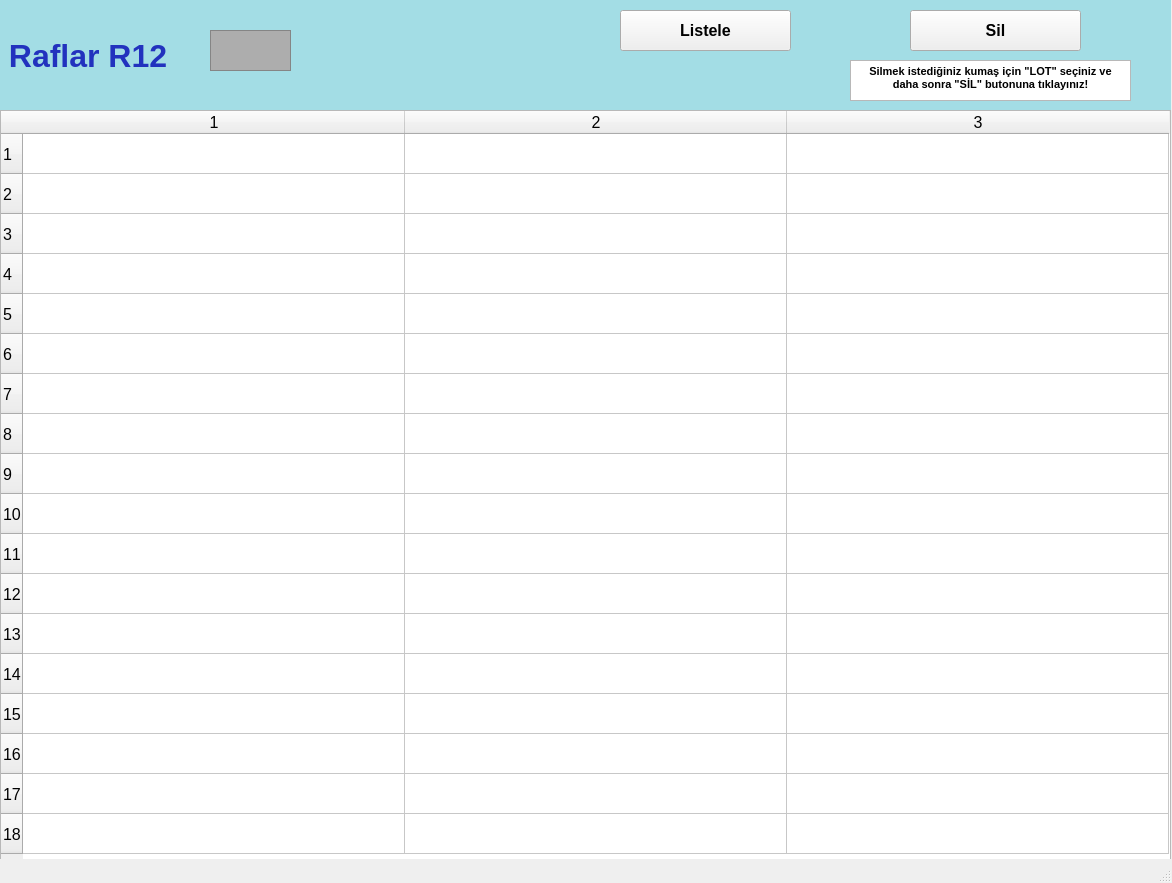
<?xml version="1.0" encoding="UTF-8"?>
<ui version="4.0">
 <class>raflarR12_ekran</class>
 <widget class="QMainWindow" name="raflarR12_ekran">
  <property name="geometry">
   <rect>
    <x>0</x>
    <y>0</y>
    <width>1172</width>
    <height>883</height>
   </rect>
  </property>
  <property name="font">
   <font>
    <pointsize>12</pointsize>
    <weight>50</weight>
    <bold>false</bold>
    <kerning>false</kerning>
   </font>
  </property>
  <property name="windowTitle">
   <string/>
  </property>
  <widget class="QWidget" name="centralwidget">
   <widget class="QLabel" name="raflarR1yazi_lbl">
    <property name="geometry">
     <rect>
      <x>0</x>
      <y>0</y>
      <width>1171</width>
      <height>111</height>
     </rect>
    </property>
    <property name="font">
     <font>
      <pointsize>24</pointsize>
      <weight>75</weight>
      <bold>true</bold>
     </font>
    </property>
    <property name="styleSheet">
     <string notr="true">background-color: rgb(163, 221, 229);
color: rgb(34, 50, 190);</string>
    </property>
    <property name="text">
     <string> Raflar R12</string>
    </property>
   </widget>
   <widget class="QFrame" name="raflarR1_img">
    <property name="geometry">
     <rect>
      <x>210</x>
      <y>30</y>
      <width>81</width>
      <height>41</height>
     </rect>
    </property>
    <property name="styleSheet">
     <string notr="true">background-color: rgb(173, 173, 173);</string>
    </property>
    <property name="frameShape">
     <enum>QFrame::StyledPanel</enum>
    </property>
    <property name="frameShadow">
     <enum>QFrame::Raised</enum>
    </property>
   </widget>
   <widget class="QTableWidget" name="R12_tw">
    <property name="geometry">
     <rect>
      <x>0</x>
      <y>110</y>
      <width>1171</width>
      <height>751</height>
     </rect>
    </property>
    <property name="baseSize">
     <size>
      <width>0</width>
      <height>0</height>
     </size>
    </property>
    <property name="rowCount">
     <number>18</number>
    </property>
    <property name="columnCount">
     <number>3</number>
    </property>
    <attribute name="horizontalHeaderVisible">
     <bool>true</bool>
    </attribute>
    <attribute name="horizontalHeaderCascadingSectionResizes">
     <bool>false</bool>
    </attribute>
    <attribute name="horizontalHeaderDefaultSectionSize">
     <number>382</number>
    </attribute>
    <attribute name="horizontalHeaderMinimumSectionSize">
     <number>38</number>
    </attribute>
    <attribute name="verticalHeaderDefaultSectionSize">
     <number>40</number>
    </attribute>
    <attribute name="verticalHeaderMinimumSectionSize">
     <number>23</number>
    </attribute>
    <row/>
    <row/>
    <row/>
    <row/>
    <row/>
    <row/>
    <row/>
    <row/>
    <row/>
    <row/>
    <row/>
    <row/>
    <row/>
    <row/>
    <row/>
    <row/>
    <row/>
    <row/>
    <column/>
    <column/>
    <column/>
   </widget>
   <widget class="QPushButton" name="listeleR12_btn">
    <property name="geometry">
     <rect>
      <x>620</x>
      <y>10</y>
      <width>171</width>
      <height>41</height>
     </rect>
    </property>
    <property name="font">
     <font>
      <pointsize>12</pointsize>
      <weight>75</weight>
      <bold>true</bold>
     </font>
    </property>
    <property name="text">
     <string>Listele</string>
    </property>
   </widget>
   <widget class="QPushButton" name="silR12_btn">
    <property name="geometry">
     <rect>
      <x>910</x>
      <y>10</y>
      <width>171</width>
      <height>41</height>
     </rect>
    </property>
    <property name="font">
     <font>
      <pointsize>12</pointsize>
      <weight>75</weight>
      <bold>true</bold>
     </font>
    </property>
    <property name="text">
     <string>Sil</string>
    </property>
   </widget>
   <widget class="QTextBrowser" name="textBrowser">
    <property name="geometry">
     <rect>
      <x>850</x>
      <y>60</y>
      <width>281</width>
      <height>41</height>
     </rect>
    </property>
    <property name="html">
     <string>&lt;!DOCTYPE HTML PUBLIC &quot;-//W3C//DTD HTML 4.0//EN&quot; &quot;http://www.w3.org/TR/REC-html40/strict.dtd&quot;&gt;
&lt;html&gt;&lt;head&gt;&lt;meta name=&quot;qrichtext&quot; content=&quot;1&quot; /&gt;&lt;style type=&quot;text/css&quot;&gt;
p, li { white-space: pre-wrap; }
&lt;/style&gt;&lt;/head&gt;&lt;body style=&quot; font-family:'MS Shell Dlg 2'; font-size:12pt; font-weight:400; font-style:normal;&quot;&gt;
&lt;p align=&quot;center&quot; style=&quot; margin-top:0px; margin-bottom:0px; margin-left:0px; margin-right:0px; -qt-block-indent:0; text-indent:0px;&quot;&gt;&lt;span style=&quot; font-size:8pt; font-weight:600;&quot;&gt;Silmek istediğiniz kumaş için &amp;quot;LOT&amp;quot; seçiniz ve daha sonra &amp;quot;SİL&amp;quot; butonuna tıklayınız!&lt;/span&gt;&lt;/p&gt;&lt;/body&gt;&lt;/html&gt;</string>
    </property>
   </widget>
  </widget>
  <widget class="QStatusBar" name="statusbar"/>
 </widget>
 <resources/>
 <connections/>
</ui>
